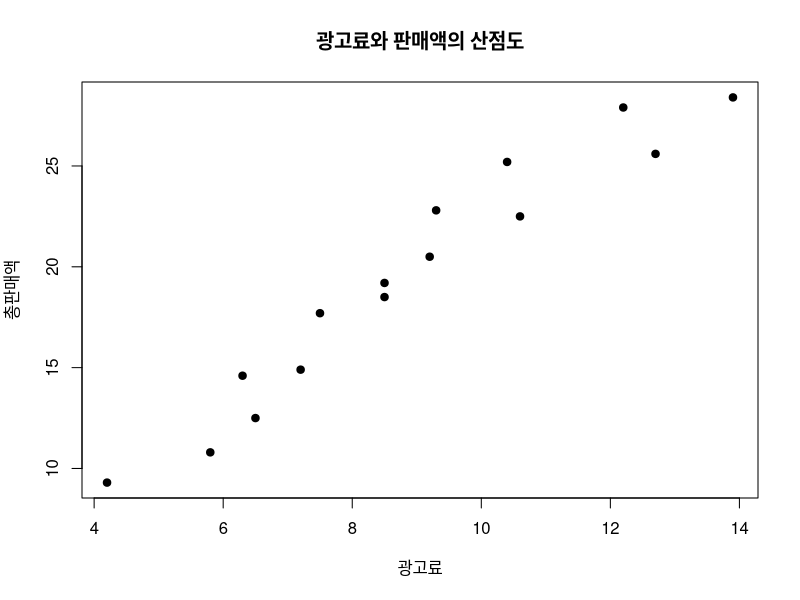
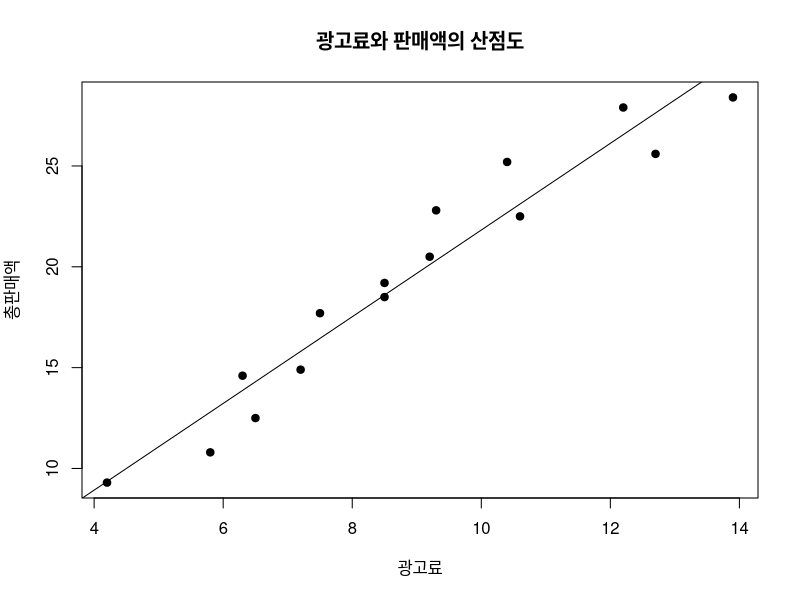

Generate these figures, in order, with R:
## ---- chunk 1
market = read.table("./data/market-1.txt", header = T)
head(market)
plot(market$X, market$Y, xlab="광고료", ylab="총판매액", pch=19, main="광고료와 판매액의 산점도")

## ---- chunk 2
attach(market)
market.lm = lm(Y ~ X, data=market)
summary(market.lm)
## ---- chunk 3
# 회귀직선을 구하고, 산점도위에 회귀직선을 그려보아라.

market = read.table("./data/market-1.txt", header = T)
head(market)
plot(market$X, market$Y, xlab="광고료", ylab="총판매액", pch=19, main="광고료와 판매액의 산점도")
abline(market.lm)
identify(market$X, market$Y)
## ---- chunk 4
names(market.lm)

